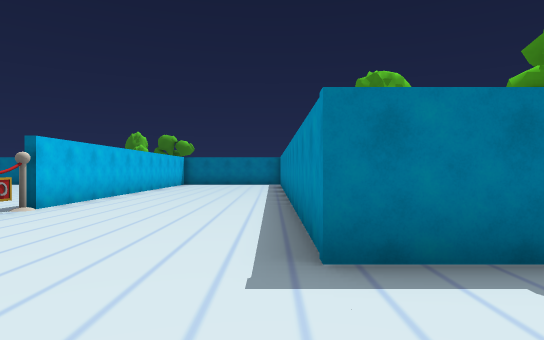
view 1 (above)

24 first-person views from a walk through a 3-D level made in the Unity game engine. The camera is 1.4 m above the floor, looks level and sees 75° across. Doors are open. The floor is counted in squares, 2 m on a side. Each view is taken from the middle of a square. On the plan, view 1 faces up. The plan holds only what a view shows up to about 11 squares ahead; the rest is blank. The place goes on beyond the plan. The player character is not drawn. Some animated figures are left out. Some surface patterns are stand-ins.

view 2
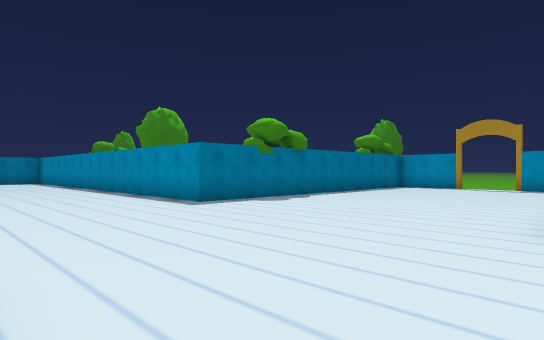

view 3
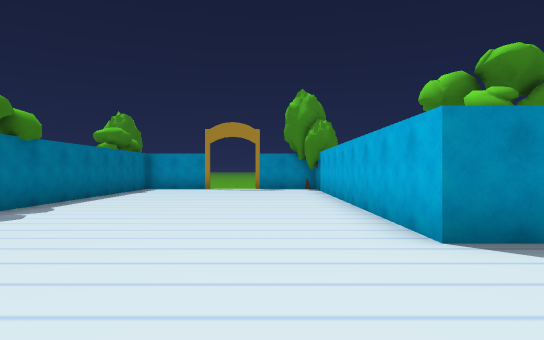

view 4
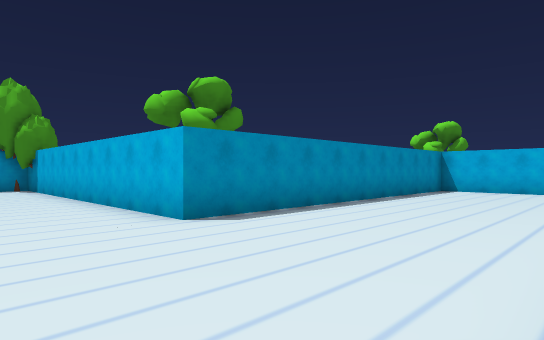

view 5
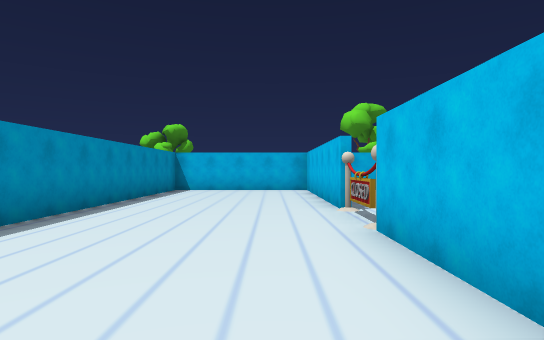

view 6
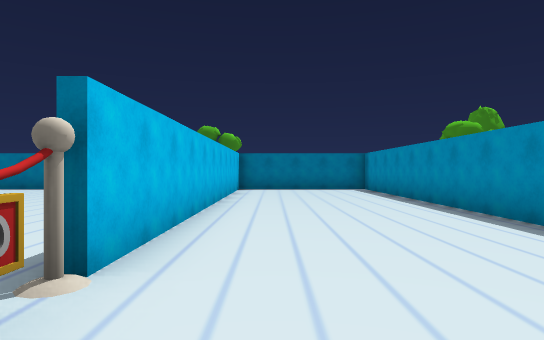

view 7
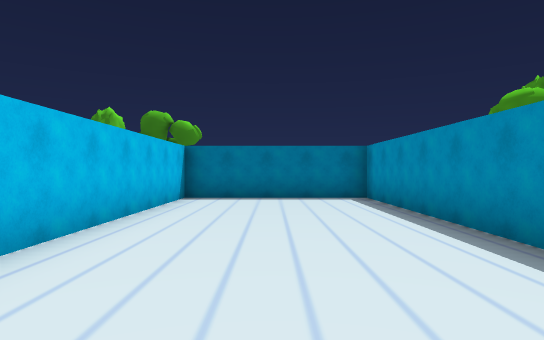

view 8
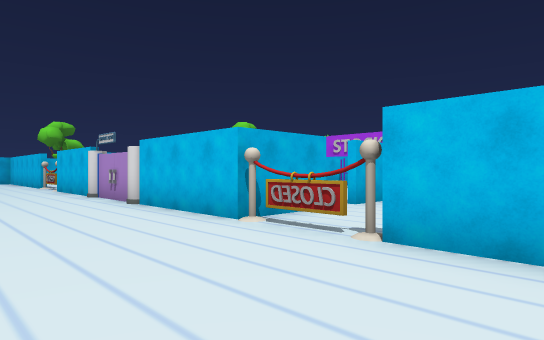

view 9
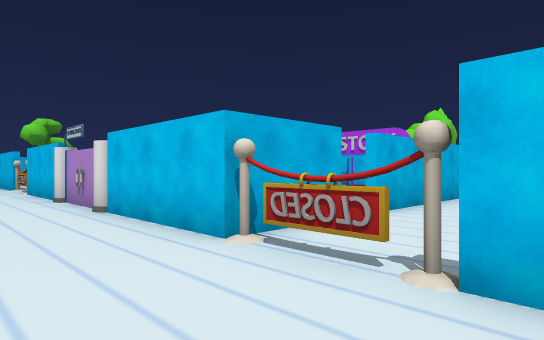

view 10
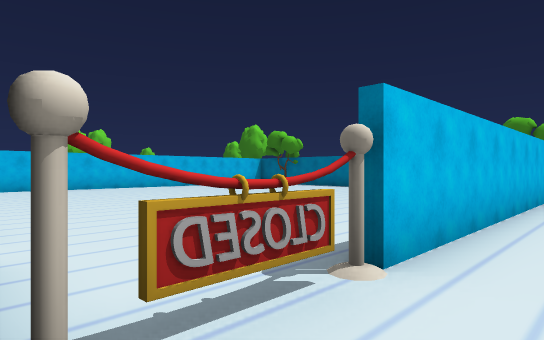

view 11
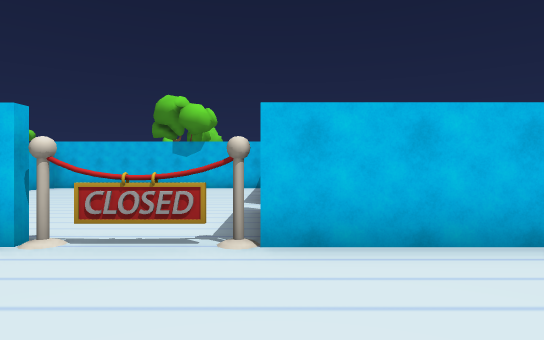

view 12
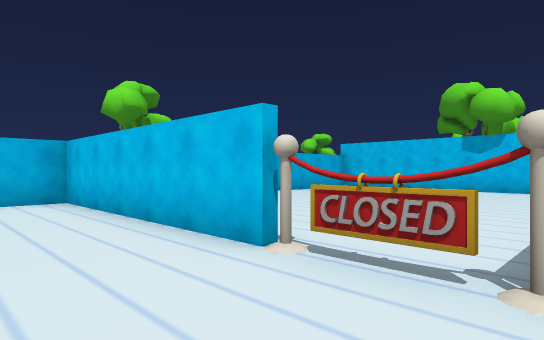

view 13
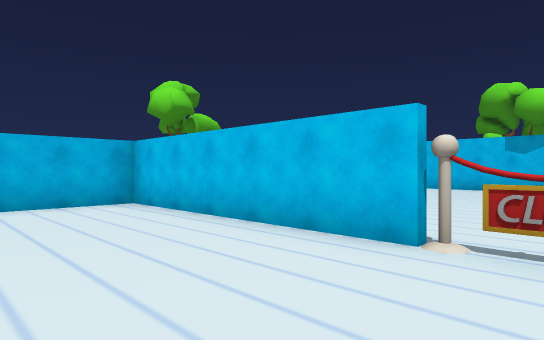

view 14
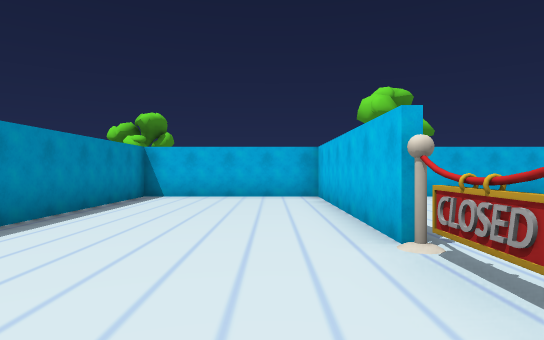

view 15
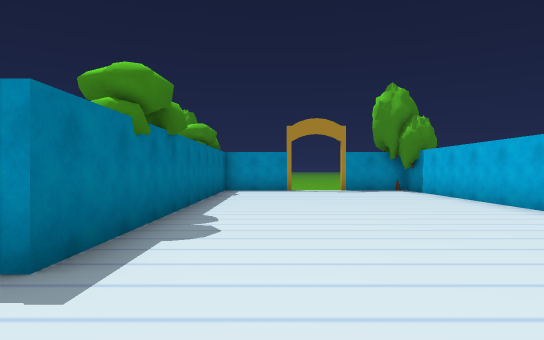

view 16
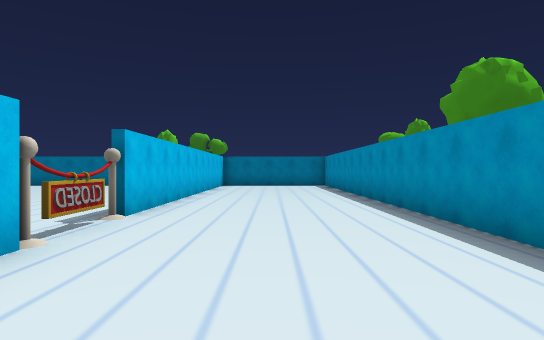

view 17
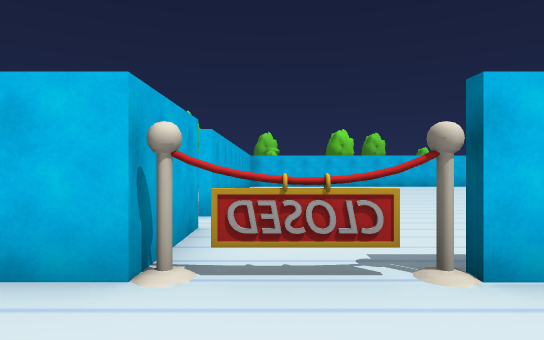

view 18
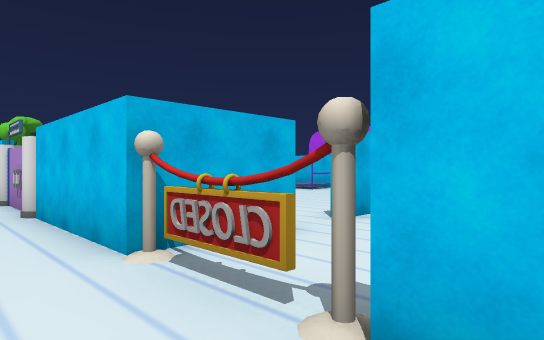

view 19
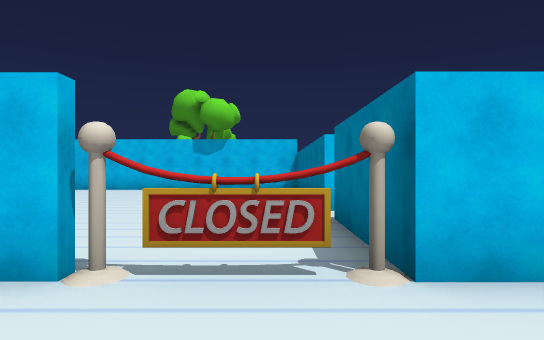

view 20
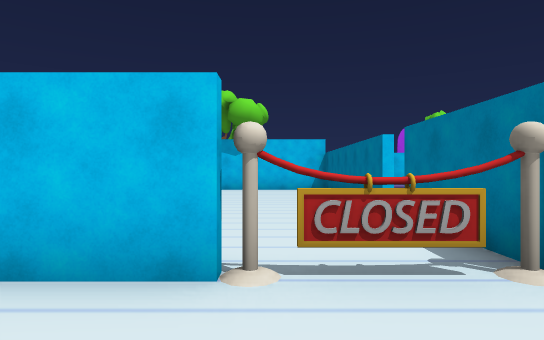

view 21
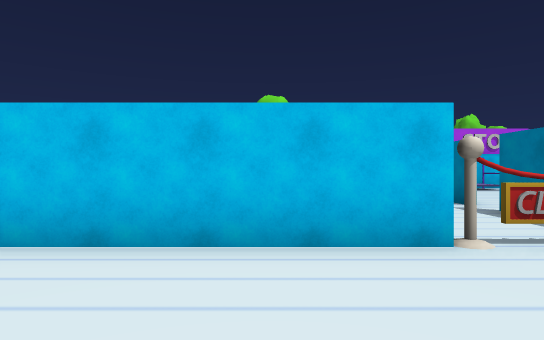

view 22
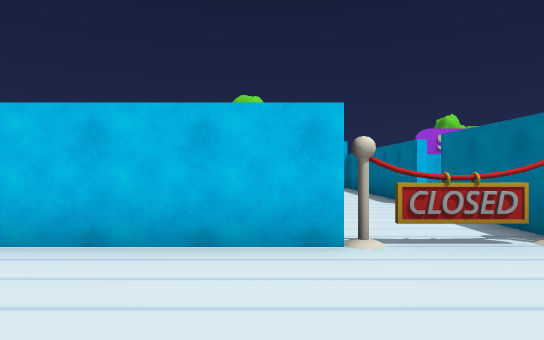

view 23
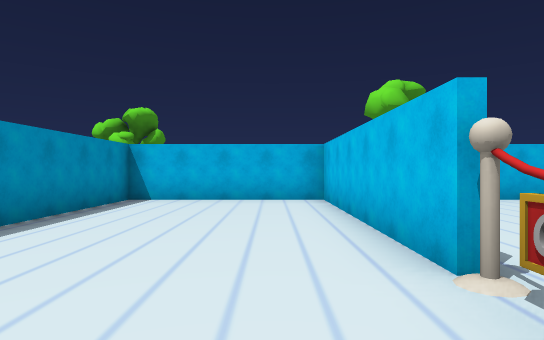

view 24
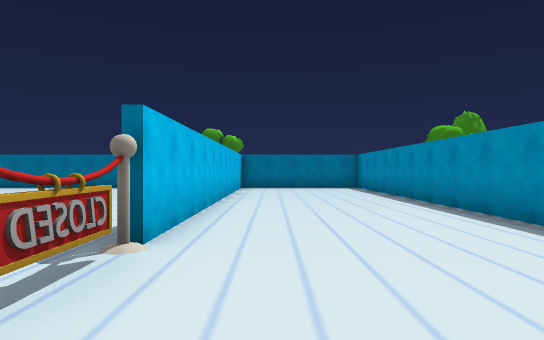

### Floor plan
Points are (right, up) in squares from view 1. A wall is a line through its corners. A room is listed if a view was taken in it or the views show most of it. See-through windows are left out.
Room 1 (views 1, 2, 3, 4, 5, 6, 7, 8, 9, 10, 11, 12, 13, 14, 15, 16, 17, 18, 19, 20, 21, 22, 23, 24)
walls: (-4.2, 0.2) (-4.2, -1.6); (-4.2, -2.1) (-4.2, -5.1); (-4.2, 4.1) (-4.2, 0.9); (8.4, 2.6) (0.4, 2.6) (0.4, 17) (-4.2, 17) (-4.2, 6.2); (-4.2, -7.2) (-4.2, -13.3) (0.4, -13.3) (0.4, -3.6) (9, -3.6)
ways out: opening at (-5, -6.5); opening at (-5, 5.5)
objects: other object (-4, -6); other object (-4, 5); tree (4, 3); tree (9, -3); tree (9, 3)

Where each view was taken, in squares from view 1:
view 1: 0 up, 0 right, facing up
view 2: 4 down, 4 left, facing up-right
view 3: 2 down, 3 left, facing right
view 4: 1 down, 4 left, facing down-right
view 5: 1 down, 3 left, facing down
view 6: 4 up, 3 left, facing up
view 7: 8 up, 2 left, facing up
view 8: 8 up, 1 left, facing down-left
view 9: 7 up, 2 left, facing down-left
view 10: 4 up, 3 left, facing up-left
view 11: 5 down, 1 left, facing left
view 12: 5 down, 2 left, facing down-left
view 13: 6 down, 1 left, facing down-left
view 14: 4 down, 3 left, facing down
view 15: 1 up, 2 left, facing right
view 16: 1 up, 2 left, facing up
view 17: 5 up, 2 left, facing left
view 18: 7 up, 3 left, facing down-left
view 19: 6 down, 2 left, facing left
view 20: 7 down, 2 left, facing left
view 21: 9 down, 1 left, facing left
view 22: 8 down, 1 left, facing left
view 23: 5 down, 3 left, facing down
view 24: 3 up, 3 left, facing up
